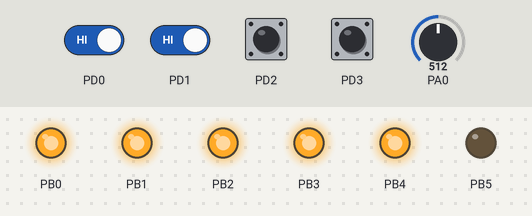
A program run on a simulated ATmega32, built with avr-gcc and emulated at 1 MHz (the files do not name the chip). On the bench: output pins drawn as LEDs (lit = HIGH). The inputs (shaded band) are chosen by the test bench; at power-on: PD0–3 HIGH, PA0 = 512. Pins used as bus, display or sensor lines are not drawn.

Above: at 1.2 s.
1.3 s: PD1 driven LOW
At 1.7 s:
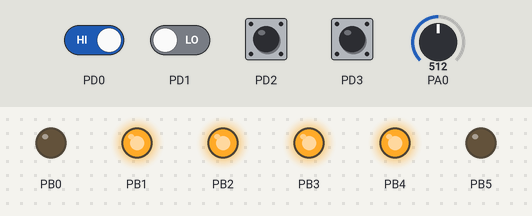
At 3.6 s:
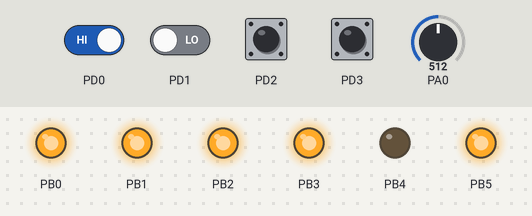
4.3 s: PD1 driven HIGH
6.1 s: PD0 driven LOW
At 7.7 s:
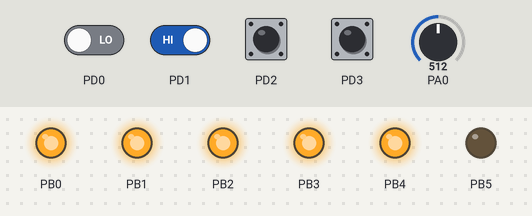
Timing chart, 0 to 9.2 s (numbered marks = the images above; inputs shaded):
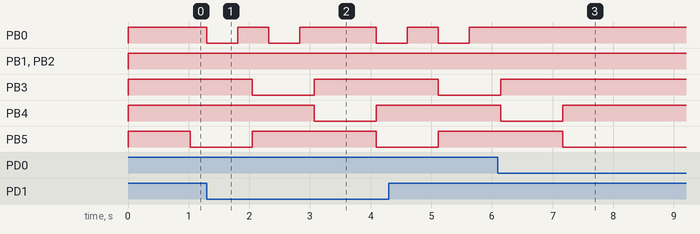

The program:

main.c
```c
#define F_CPU 1000000UL
#include <avr/io.h>
#include <util/delay.h>
#include <avr/interrupt.h>

//global variable setup
volatile uint16_t timeCounter = 0; // counter for normal and config mode
volatile uint16_t timeCounter1 = 0; //counter for red light camera
volatile uint16_t timeCounter2 = 0; //counter for task 3 pwm
volatile uint16_t light = 1; //indicator for current light colour
volatile uint8_t speed = 0; //speed for task 3
volatile uint8_t period = 1; //time between light changing in normal mode
volatile uint8_t modeChange = 0; //flag for changing to config mode
volatile uint8_t configMode = 0; //flag for entering config mode
volatile uint8_t configCycle = 1; //variable to determine the blinking cycle during config mode
volatile uint8_t configCount = 0; //variable to keep track of current place in blinking cycle during config mode
volatile uint8_t configPeriod = 1; //temp variable so program responds correctly if pot changes during blink cycle
volatile uint8_t redLightCamera = 0; //flag to enter redLightCameraMode
volatile uint8_t redLightCount = 0; //current count of number of cars who crossed the red light
volatile uint8_t redLightTimer = 0; //counter for redlight blinking cycle
volatile uint8_t temp = 0; //flag so polling in task 4 only executes once per press

//timer interrupt, executes every 2ms
ISR(TIMER2_COMP_vect)
{
	timeCounter++;
	timeCounter1++;
	timeCounter2++;
}

//task 3
//zero overflow counter when LB1 is crossed
ISR(INT0_vect)
{
	timeCounter2 = 0;
}
//take timestamp to calculate speed and set pwm when LB2 is crossed
//speed = (20*3.6)/(timeCounter2/500) using constant 36000 for easier calculations
ISR(INT1_vect)
{
	speed = 36000/timeCounter2;
	if (speed >= 100) {speed = 100;}
	OCR1A = speed*2.55;
}
//timer1 for pwm
ISR(TIMER1_OVF_vect){}

//task 1, normal mode
//cycle between green/yellow/red each time (light (mod 3) overflows light on 3, offset by 3 due to pb1/2 being used for pwm)
//led4 is to be on permanently during normal mode
void normalMode(){
	light++;
	PORTB &= ~(1 << (light%3 + 3));
	PORTB |= (1 << ((light+1)%3 + 3));
	PORTB |= (1 << ((light+2)%3 + 3));
	PORTD &= ~(1 << 5);
	timeCounter = 0;
}

//task 2, config mode
void configurationMode(){
	//start single conversion, read value
	ADCSRA |= (1<<ADSC);
	while (ADCSRA & (1<<ADSC)){}
	uint16_t adcInput = ADC;
	//evenly divide adcInput into 4 ranges, with outputs being 1, 2, 3 and 4. (Integer division floors)
	period = (adcInput/256)+1;
	//algorithm for blinking, configcycle of 1 or 6 determines if current blink should last 0.5 or 3 seconds, this is decieded by the current period
	if (timeCounter >= 250*configCycle)
	{
		//store the period, so it does not change during a blinking cycle.
		if (configCount == 0) {configPeriod = period;}
		//flip led4 on/off with every iteration of the loop
		PORTD ^= (1<<5);
		configCount++;
		//if light has blinked on and off for the same number of times as the period, set next loop's wait time to 3 seconds
		if (configCount >= (2*configPeriod - 1)) {configCycle = 6;}
		//reset all variables after 3 second wait so cycle starts again
		if (configCount >= (2*configPeriod)) {configCycle = 1; configCount = 0;}
		timeCounter = 0;
	}
}

//task 4, red light camera
void redLightCameraMode(){
	//flip pb0 on/off every for iteration of the loop
	PORTB ^= (1<<0);
	//increment pwm redlight counter by 1% for each additional button press
	if (redLightCount > 100) {redLightCount = 100;}
	OCR1B = redLightCount*2.55;
	//decrement and reset varialbe after cycle finishes
	redLightTimer--;
	if (redLightTimer == 0) {redLightCamera = 0;}
	timeCounter1 = 0;
}

int main(void)
{
	//enable timer1 and timer2
	TIMSK |= (1<<OCIE2 | 1<<TOIE1);
	//timer2 for timing tasks, prescaler set at 8, timer overflows every 2ms
	TCCR2 |= (1<<CS21 | 1<<WGM21);
	OCR2 = 255;
	//timer 1 for hardware pwm, prescaler set at 64, pwm period is 255
	TCCR1A |= (1<<WGM10 | 1<<COM1A1 | 1<<COM1B1);
	TCCR1B |= (1<<WGM12 | 1<<CS12);
	TCNT1 = 0xFFFF - 3906;

	//enable hardware interrupt on pd2 and pd3
	GICR = (1<<INT0 | 1<<INT1);
	//set both to be falling edge (active low)
	MCUCR = (1<<ISC01 | 1<<ISC11);

	//adc setup, using single conversion mode
	ADMUX = 0;
	ADCSRA = 0;
	ADCSRA |= (1<<ADEN | 1<<ADPS1 | 1<<ADPS0);

	//enable global interrupts
	sei();

	//io setup
	DDRB |= (1<<DDB0 | 1<<DDB1 | 1<<DDB2 | 1<<DDB3 | 1<<DDB4 | 1<<DDB5);
	PORTB |= ( 1<<PB0 | 1<<PB1 | 1<<PB2 | 1<<PB3 |1 <<PB4 | 1<<PB5);
	DDRD &= ~(1<<DDD0 | 1<<DDD1 | 1<<DDD2 | 1<<DDD3);
	DDRD |= (1<<DDD5);
	PORTD |= (1<<PD5);

	while (1)
	{
		_delay_us(1); //delay such that program doesn't skip polling
		//polls sw7, if its pressed during redlight, flag redlight camera, increment count, set timer flag for flashing
		//(last parameter prevents condition running more than once per click)
		if (((PIND & (1<<DDD1)) == 0) && ((light%3 + 2) == 4) && (redLightTimer == 0))
		{redLightCamera = 1; redLightCount++; redLightTimer = 4;}
		//if redlight camera flag is on, execute loop every 0.5s until timer flag runs out
		if ((redLightCamera == 1) && (timeCounter1 >= 250) && (redLightTimer > 0))
		{redLightCameraMode();}

		//polling sw0, flip modeChange flag between 0/1 for each press, temp prevents more than one change per click
		if (((PIND & (1<<DDD0)) == 0) && (temp == 0))
		{modeChange++; modeChange=modeChange%2; temp = 1;}
		if (((PIND & (1<<DDD0)) != 0) && (temp == 1))
		{temp = 0;}

		//enter configuration mode on redlight if modeChange flag is on, else stay in normal mode
		if ((modeChange == 1) && (light%3 + 2) == 4)
		{configMode = 1;}
		else if (modeChange == 0)
		{configMode = 0; configCycle = 1; configCount = 0;}

		//during normal mode, execute loop every x second, where x is the period, x is 1 by default
		if ((configMode == 0) && (timeCounter >= 500*period))
		{normalMode();}
		else if (configMode == 1)
		{configurationMode();}
	}
}
```

Measured:
- after the input at 1.3 s, PB0: goes LOW 0.51 s, HIGH 0.51 s, LOW 0.51 s, HIGH 1.3 s, then LOW, starting at once
- after the input at 6.1 s, PB3: goes on until 6.1 s, then stays HIGH; PB4: goes on until 7.2 s, then stays HIGH; PB5: goes on until 7.2 s, then stays LOW
